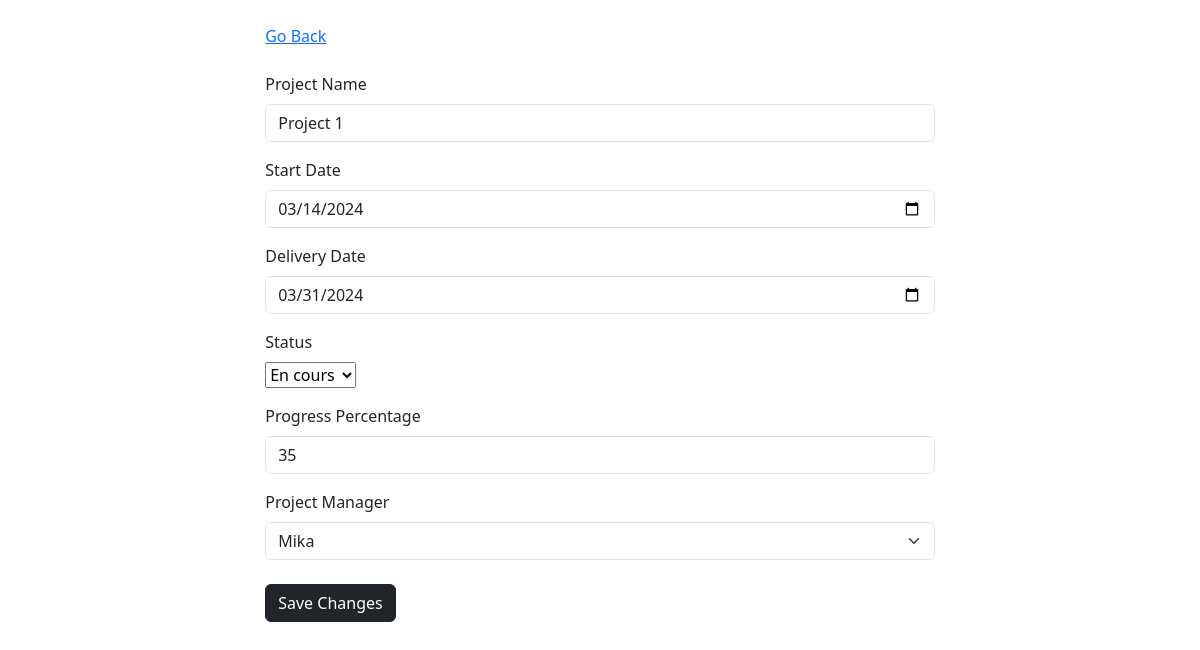
The page /project/edit/1/ on the database as committed earlier.
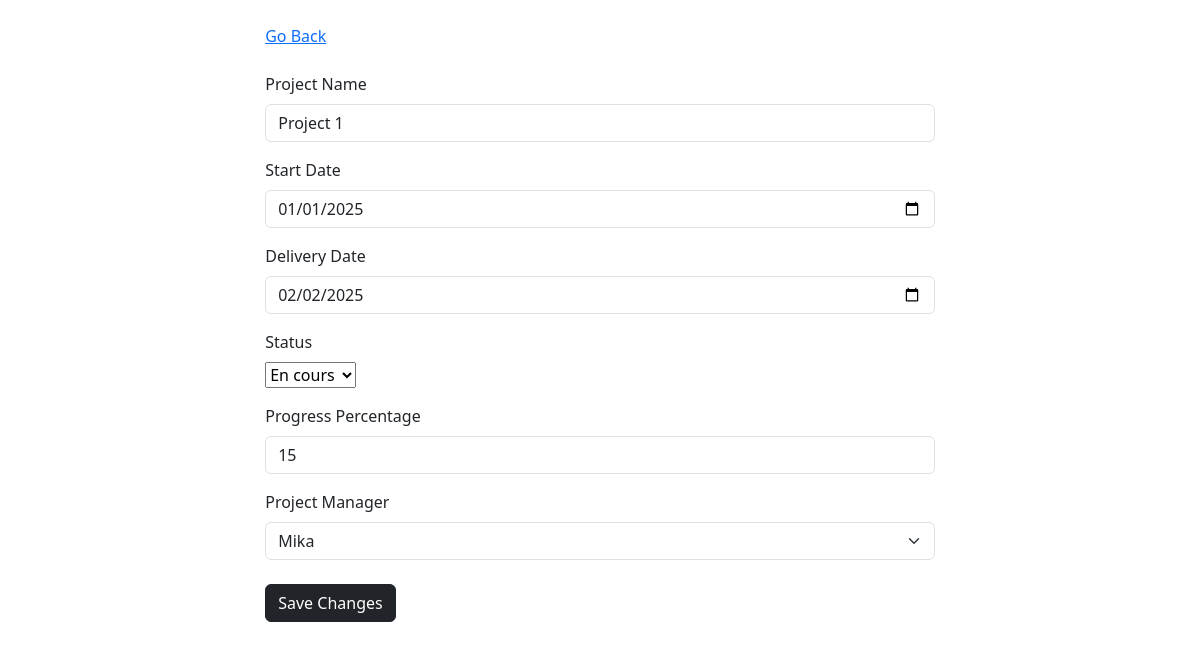
The same page on the database as committed later.
### project_app/models.py (models this page shows, shortened)
class Project(models.Model):
    STATUS_CHOICES = (
        ('paused', 'En pause'),
        ('planned', 'Planifié'),
        ('pending', 'En cours'),
        ('delivered', 'Livré'),
    )
    project_name = models.CharField(max_length=100)
    start_date = models.DateField(default=timezone.now)
    delivery_date = models.DateField()
    status = models.CharField(max_length=20, choices=STATUS_CHOICES)
    progress_percentage = models.IntegerField(default=0)
    project_manager = models.ForeignKey(User, on_delete=models.CASCADE, related_name='projects_managed')

class User(models.Model):
    ROLE_CHOICES = (
        ('manager', 'Manager'),
        ('employee', 'Employee'),
    )
    username = models.CharField(max_length=100)
    email = models.EmailField(unique=True)
    user_role = models.CharField(max_length=20, choices=ROLE_CHOICES)
    password = models.CharField(max_length=255)

### project_app/views.py (the view)
# urls.py: path('project/edit/<int:project_id>/', views.edit_project, name='edit_project'),
def edit_project(request, project_id):
    project = get_object_or_404(Project, id=project_id)
    if request.method == 'POST':
        form = ProjectForm(request.POST, instance=project)
        if form.is_valid():
            form.save()
            return redirect('project_details', project_id=project_id)
    else:
        form = ProjectForm(instance=project)
        managers = User.objects.filter(user_role='manager')
    return render(request, 'project/edit_project.html', {'form': form, 'managers': managers})

### project_app/forms.py
class ProjectForm(forms.ModelForm):
    class Meta:
        model = Project
        fields = '__all__'

### templates/project/edit_project.html (shortened to what this page needs)
{% load static %}
<!DOCTYPE html>
<html lang="en">
<head>
    <link href="{% static 'css/style.css' %}" rel="stylesheet">
    <link href="{% static 'css/bootstrap.min.css' %}" rel="stylesheet">
</head>
<body>
<div class="container d-flex justify-content-center">
    <form method="post" style="flex-basis: 60%">
        <div class="my-4">
            <a href="javascript:history.back()">Go Back</a>
        </div>
        <div class="mb-3">
            <label for="project_name" class="form-label">Project Name</label>
            <input type="text" class="form-control" id="project_name" name="project_name" value="{{ form.instance.project_name }}">
        </div>
        <div class="mb-3">
            <label for="start_date" class="form-label">Start Date</label>
            <input type="date" class="form-control" id="start_date" name="start_date" value="{{ form.instance.start_date|date:'Y-m-d' }}">
        </div>
        <div class="mb-3">
            <label for="delivery_date" class="form-label">Delivery Date</label>
            <input type="date" class="form-control" id="delivery_date" name="delivery_date" value="{{ form.instance.delivery_date|date:'Y-m-d' }}">
        </div>
        <div class="field mb-3">
            <label class="form-label">Status</label>
            <div class="control">
                {{ form.status }}
            </div>
        </div>
        <div class="mb-3">
            <label for="progress_percentage" class="form-label">Progress Percentage</label>
            <input type="number" class="form-control" id="progress_percentage" name="progress_percentage" min="0"
                   max="100" value="{{ form.instance.progress_percentage }}">
        </div>
        <div class="field mb-3">
            <label class="form-label" for="project_manager">Project Manager</label>
            <select class="form-select" id="project_manager" name="project_manager">
                {% for manager in managers %}
                    <option value="{{ manager.id }}" {% if manager.id == form.instance.project_manager.id %} selected {% endif %}>{{ manager.username }}</option>
                {% endfor %}
            </select>
        </div>
        <div class="my-4">
            <button type="submit" class="btn btn-dark">Save Changes</button>
        </div>
    </form>
</div>
</body>
</html>

Rows that differ between the two databases and show on the page:
changed Project "Project 1": start_date "03/14/2024" → "01/01/2025"; delivery_date "03/31/2024" → "02/02/2025"; progress_percentage "35" → "15"
